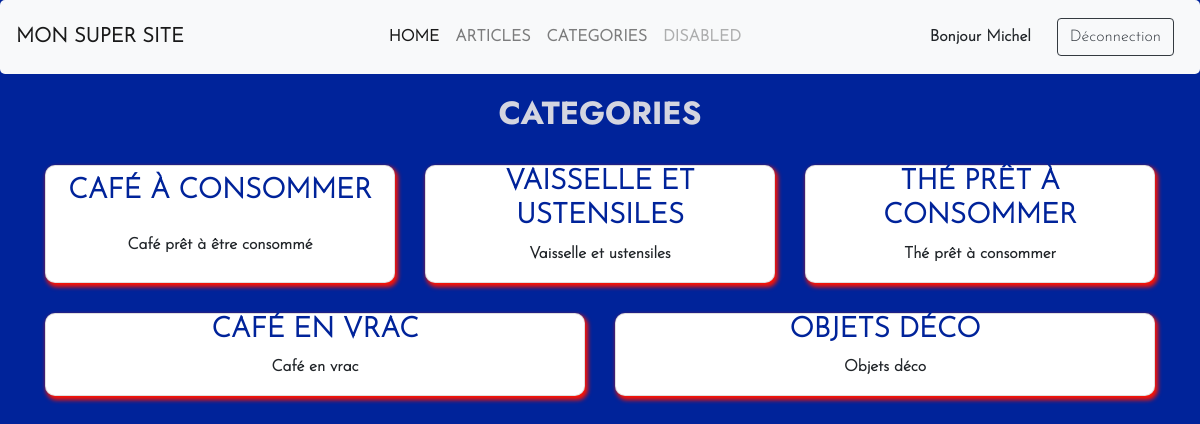
/categories (signed in), run on the app's committed database.
### tables this page shows
CREATE TABLE  categories  (
     id_categorie  INT NOT NULL AUTO_INCREMENT,
     nom_categorie  varchar(50) NOT NULL,
     description_categorie VARCHAR(100) NOT NULL,
    PRIMARY KEY ( id_categorie )
);

### Controllers/Controller.php (called while the page is built, shortened)
<?php
abstract class Controller {
    public function render(string $fichier, array $donnees = [], string $template='default'){
         extract($donnees);
        require_once($_SERVER['DOCUMENT_ROOT'].'/Views/'.$fichier.'.php');
    }
}

### Controllers/CategoriesController.php (called while the page is built, shortened)
<?php
class CategoriesController extends Controller{
    public function index(){
        $instanceCategorie = new ModelCategorie;
        $categories=$instanceCategorie->findAll();
        $this->render('categories/index',['categories'=>$categories]);
    }
}

### Models/Table/ModelCategorie.php (called while the page is built, shortened)
<?php
class ModelCategorie extends Model {
    public function __construct(){
        $this->table = 'categories';
    }
}

### Main/Database.php (called while the page is built, shortened)
<?php
class Database extends PDO{
    private static $instance;
    private function __construct(){
        $_dsn = 'mysql:dbname='. self::DBNAME . ';host=' . self::DBHOST . ';charset='. self::DBCHARSET;
    }
    public static function getInstance():self {
        if(self::$instance === null){
            self::$instance = new self();
        }
        return self::$instance;
    }
}
?>

### Models/Model.php (called while the page is built, shortened)
<?php
class Model extends Database{
    protected $table;
    public function executerRequete(string $sql, array $attributs = null){
        $this->db = Database::getInstance();
        if($attributs !== null){
            $query = $this->db->prepare($sql);
            $query->execute($attributs);
            return $query;
        } else {
            return $this->db->query($sql);
        }
    }
    public function findAll() {
        $query = $this->executerRequete('SELECT * FROM '.$this->table);
        return $query->fetchAll();
    }
}
?>

### public/views/categories/index.php (the view, shortened to what this page needs)
<div class="container">
    <div class="row page">
        <h2>Categories</h2>
    </div>
    <div class="row">
        <?php foreach ($categories as $categorie) { ?>
            <div class="card col-12 col-sm article">
                <h3><a href="categories/lire/<?php echo $categorie["id"] ?>">
                        <?php echo ($categorie['nom_categorie']) ?></a></h3>
                <p><?php echo ($categorie['description_categorie']) ?></p>
            </div>
        <?php } ?>
    </div>
</div>

### public/views/includes/assets/style.css (style rules this page uses)
:root { --first-main-color: rgba(71, 71, 71, 0.445); --second-main-color: #00239a; --third-main-color: #ff1300; --fourth-main-color: rgba(233, 231, 231, 0.911); }
* { text-align: center; justify-content: space-around; border-radius: 5px; list-style: none; font-family: "font-generale"; font-weight: 600; }
body { background-color: var(--second-main-color); }
a, h3 { color: var(--second-main-color); text-transform: uppercase; font-weight: 900; }
h2 { color: var(--fourth-main-color); text-transform: uppercase; font-family: "font-titre"; }
.page { margin-top: 20px; margin-bottom: 10px; line-height: 3; }
.row { justify-content: space-around; }
.card { border-radius: 10px; -webkit-box-shadow: 2px 3px 8px 1px var(--third-main-color); box-shadow: 2px 3px 4px 1px var(--third-main-color); transition: 0.5s; margin: 15px 15px; align-items: center; min-width: 23vw; }

### data on the page
categories: nom_categorie "CAFÉ À CONSOMMER", description_categorie "Café prêt à être consommé"
categories: nom_categorie "VAISSELLE ET USTENSILES", description_categorie "Vaisselle et ustensiles"
categories: nom_categorie "THÉ PRÊT À CONSOMMER", description_categorie "Thé prêt à consommer"
categories: nom_categorie "CAFÉ EN VRAC", description_categorie "Café en vrac"
categories: nom_categorie "OBJETS DÉCO", description_categorie "Objets déco"

### other printed values
$_SESSION['utilisateur']['nom'] "Michel"
